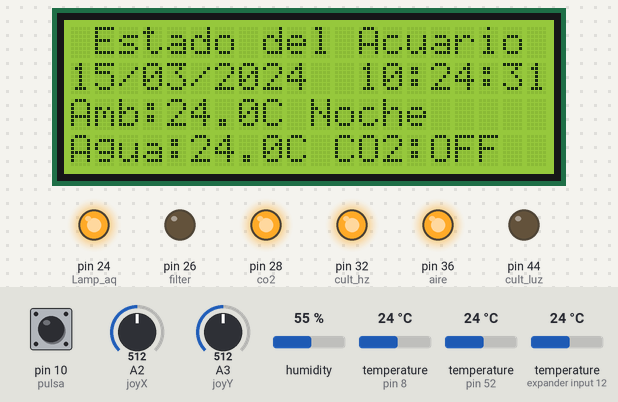
The sketch below on a simulated Arduino Mega 2560, built with avr-gcc and run on an emulated ATmega2560. On the bench: 20×4 character LCD, output pins drawn as LEDs (lit = HIGH). Inputs (shaded band) come from the test bench; at power-on: pin 10 (pulsa) HIGH, A2 (joyX) = 512, A3 (joyY) = 512, humidity 55 %, temperature (sensors on pin 8, pin 52, expander input 12) 24 °C. The local clock reads 2024-03-15 10:24:30 at power-on unless the sketch sets it; what the sketch prints to the serial monitor is not drawn.

Above: at 2.6 s.
2.7 s: pin 10 (pulsa) pulled LOW for 1.45 s
At 5.6 s:
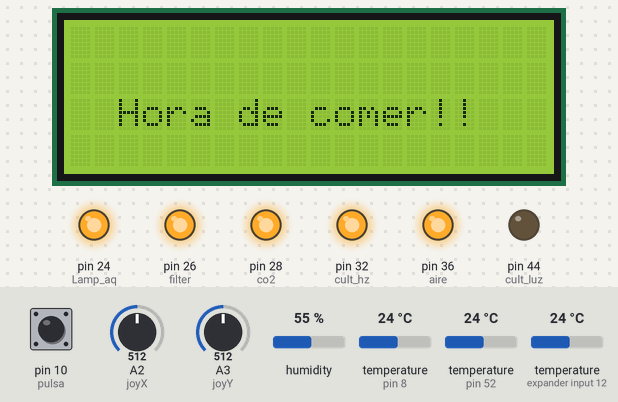
Timing chart, 0 to 7.1 s (numbered marks = the images above; inputs shaded):
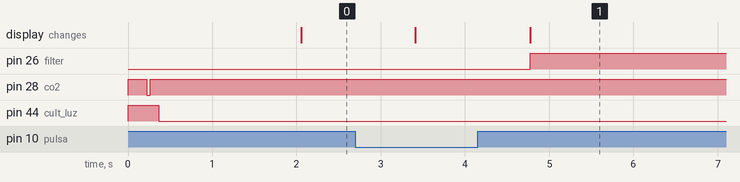

The sketch:

intento9.ino
```cpp
#include <Wire.h>    //  libreria para interfaz I2C
#include "RTClib.h"   //  libreria para el manejo del modulo RTC
#include <Time.h>
#include <TimeAlarms.h>
#include <OneWire.h>
#include <DallasTemperature.h>
#include <LCD.h>			// libreria para funciones de LCD
#include <LiquidCrystal_I2C.h>		// libreria para LCD por I2C
#include <DHT.h>    // importa la Librerias DHT
#include <DHT_U.h>


RTC_DS3231 rtc; // crea objeto del tipo RTC_DS3231

char daysOfTheWeek[7][4] = {"Dom", "Lun", "Mar", "Mie", "Jue", "Vie", "Sab"};

//valores para el joystick
#define joyX A2
#define joyY A3
#define pulsa 10//falta definir el pin10 que tiene conectado el SW del joystick con la resistencia de 10k instalada
int bomba;

//indicador de pantalla
int pant = 1;


//creacion objeto pantalla LCD
LiquidCrystal_I2C lcd (0x27, 2, 1, 0, 4, 5, 6, 7); // DIR, E, RW, RS, D4, D5, D6, D7

// Water proof and ambient sensor DS18B20
#define ONE_WIRE_BUS 8
OneWire oneWire(ONE_WIRE_BUS);
DallasTemperature sensors(&oneWire);
// Aquarium status
float aquariumTemp;
float ambientTemp;

uint8_t sensor1[8] = {0x28, 0x20, 0x81, 0x83, 0x29, 0x20, 0x01, 0x7A};
uint8_t sensor2[8] = {0x28, 0xAA, 0x21, 0x57, 0x13, 0x13, 0x02, 0x4D};


// pines digitales para control de reles
#define Lamp_aq 24    // lampara Ciclo
#define filter 26    // Filtro Canister
#define co2 28     //  CO2 selenoide


String momento; // variable de control para el proceso de Apagado de Luces

String CO2= "OFF"; // flag del CO2


//***********Variables para la definicion de Horarios del Acuario


//Hora de comienzo del dia
int horaPrender = 11;
int minutoPrender = 30;
int horaco2  = horaPrender-2;
int minutoco2 = minutoPrender;

//Hora de fin del dia
int horaApagar = 20;
int minutoApagar = 30;

//******************Variables del Indoor Growing********************

int cult_sensor = 52;
DHT dht(cult_sensor, DHT22);
float Temp_cult;
float Hum_cult;
String estado;
String Vent = "ON";
String air_flag = "OFF";
// pines digitales para control de reles

#define aire 36     // Corriente de los extractores
#define cult_hz 32   //Humificador /futuro ozono
#define cult_luz 44    // Lampara

//Hora del Sol
int horasol =  8;
int minutosol = 00;

//Hora de la Luna
int horaluna = 22;
int minutoLuna = 00;

int tiempocomida = 2;

// Valores ambientales ideales
float hum_min = 50.0;
float hum_max =65.0;
float Temp_min = 15.5;
float Temp_max = 27.0;


void setup () {
 Serial.begin(9600);    // inicializa comunicacion serie a 9600 bps
 pinMode(co2, OUTPUT);   // pin 22 para las luces secundarias
 pinMode(Lamp_aq, OUTPUT);  //pin 24 lampara ciclo
 pinMode(filter, OUTPUT);
 pinMode(pulsa, INPUT);		// pulsador como entrada

 // variables de los reles del indoor
 pinMode(aire, OUTPUT);  // pin 50 como salida
 pinMode(cult_luz, OUTPUT);  // pin 44 como salida
 pinMode(cult_hz, OUTPUT);  // pin 42 como salida


//Definiciones RTC
 if (!rtc.begin())
  {               // si falla la inicializacion del modulo  Serial.println("Modulo RTC no encontrado !");  // muestra mensaje de error
  while (1);         // bucle infinito que detiene ejecucion del programa
  }

//rtc.adjust(DateTime(__DATE__, __TIME__));
// Use only without RTC
// setTime(23,31,0,8,8,2021);
// Sync time lib with RTC
setSyncProvider(getRTCTime);
setSyncInterval(60 * 60 * 4);
Serial.println("Modulo RTC Ajustado !");

//inicializacion de reles
digitalWrite(co2, HIGH);
digitalWrite(Lamp_aq, HIGH);
digitalWrite(filter, LOW);
digitalWrite(aire, HIGH);
digitalWrite(cult_luz, HIGH);
digitalWrite(cult_hz, HIGH);

//inicializando pantalla
lcd.setBacklightPin(3,POSITIVE);	// puerto P3 de PCF8574 como positivo
lcd.setBacklight(HIGH);		// habilita iluminacion posterior de LCD
lcd.begin(20,4);			// 20 columnas por 4 lineas para LCD 2004A
lcd.clear();			// limpia pantalla

// iniciando modulo de temperatura y humedad del cultivo
dht.begin();

//inicializando modulos de Temperatura de agua y de ambiente
//sensor_t sensor;
sensors.begin();

//inicializacion de funciones para primeras variables

sendstatus();
Statusol();
Statusol_cult();
encendidos();
readSensors();
amb_indoor();
est_indur();
lcdstatus();

}

void loop ()
{
  int xValue = analogRead(joyX);
  int yValue = analogRead(joyY);
  bomba = digitalRead(pulsa);
  if (yValue>=0 && yValue<=380)
   {
    lcd.clear();
    //lcd.setCursor(0,0);
    scr_aqua();
   }
  if (xValue>=0 && xValue<=380)
  {
    lcd.clear();
    //lcd.setCursor(0,0);
    scr_aqua();
  }
  if (xValue>=630 && xValue<=1023)
   {
     lcd.clear();
     //lcd.setCursor(0,0);
     scr_indur();
   }

  if (yValue>=630 && yValue<=1023)
   {
     lcd.clear();
     //lcd.setCursor(0,0);
     scr_indur();
   }
  if (pant == 1) scr_aqua();
  if (pant == 2) scr_indur();
  if (pant==1 && bomba==0) filtro();
  Alarm.delay(500);           // demora de 0.5 segundos
}
//estado del lcd luego de un reinicio fuera de horario
void lcdstatus()
{
  int  hr = hour();
  int  mini = minute();
  if ((hr>= 23 && mini>= 30) || (hr<= 8 && mini<= 30)) lcdoff();
}

void Statusol()
{
  int  hr = hour();
  int  mini = minute();
  //estas variables internas convierten todas las horas en segundos para evaluar la duracion
  // de los periodos de amanecer y atardecer en base al tiempo disponible antes de la siguiente alarma
  unsigned long int diff;
  unsigned long sec_now = (unsigned long) hr*3600 + (unsigned long) mini*60;
  unsigned long sec_on = (unsigned long)horaPrender*3600 + (unsigned long)minutoPrender*60;
  unsigned long sec_co2 = (unsigned long)horaco2*3600 + (unsigned long)minutoco2*60;
  unsigned long sec_off = (unsigned long)horaApagar*3600 + (unsigned long)minutoApagar*60;
  Serial.println(sec_off);
  Serial.println(sec_now);
  Serial.println(sec_on);
  Serial.println("Paso a verificar el estdo de luces");
  if(sec_now > sec_co2 && sec_now < sec_off)
    {
      Dia_CO2();
      Serial.println("paso a encender el co2");

    }
  if(sec_now > sec_on && sec_now < sec_off)
    {
      Dia();
      return;
    }
  else Noche();
  return;
}
void Statusol_cult()
{
  int  hr = hour();
  int  mini = minute();
  //estas variables internas convierten todas las horas en segundos para evaluar la duracion
  // de los periodos de amanecer y atardecer en base al tiempo disponible antes de la siguiente alarma
  unsigned long int diff;
  unsigned long sec_now = (unsigned long) hr*3600 + (unsigned long) mini*60;
  unsigned long cult_on = (unsigned long)horasol*3600 + (unsigned long)minutosol*60;
  unsigned long cult_off = (unsigned long)horaluna*3600 + (unsigned long)minutoLuna*60;
  Serial.println("Paso a verificar el estdo de luces del cultivo");
  Serial.print(sec_now);
  Serial.println(" seg ahora");
  Serial.print(cult_on);
  Serial.println("seg ON");
  Serial.print(cult_off);
  Serial.println("seg OFF");
  //if((sec_now > cult_on && sec_now < 86340)||(sec_now < cult_off))
  if(sec_now > cult_on && sec_now < cult_off)
    {
      Dia_cult();
      Serial.println("Entro en el dia");
      return;
    }
  else Noche_cult();
       Serial.println("Entro en la noche");
  return;
}
void sendstatus()
{
  DateTime now = rtc.now();
  Serial.print("LOG");
  Serial.print("||");
  Serial.print(now.year(), DEC);
  Serial.print('/');
  Serial.print(now.month(), DEC);
  Serial.print('/');
  Serial.print(now.day(), DEC);
  Serial.print(" (");
  Serial.print(daysOfTheWeek[now.dayOfTheWeek()]);
  Serial.print(") ");
  Serial.print(now.hour(), DEC);
  Serial.print(':');
  Serial.print(now.minute(), DEC);
  Serial.print(':');
  Serial.print(now.second(), DEC);
  Serial.print("|Ambiente: ");
  Serial.print(ambientTemp,1);
  Serial.print("C|Acuario: ");
  Serial.print(aquariumTemp,1);
  Serial.println(" C");
  Serial.print("Temp de cultivo: ");
  Serial.print(Temp_cult);
  Serial.print(" C||Humedad de Cultivo: ");
  Serial.println(Hum_cult);
  Serial.print("||Estado luz: ");
  Serial.print(estado);
  Serial.print("||vent: ");
  Serial.println(Vent);
  //return;
}

void scr_indur()
{
  pant=2;
  DateTime now = rtc.now();
  readSensors();
  lcd.setCursor(0, 0);
  lcd.print(" Estado del Cultivo");
  lcd.setCursor(0, 1);
  if (now.day() < 10)  lcd.print('0');
  lcd.print(now.day(), DEC);
  lcd.print('/');
  if (now.month() < 10)  lcd.print('0');
  lcd.print(now.month(), DEC);
  lcd.print('/');
  lcd.print(now.year(), DEC);
  lcd.print("  ");
  if (now.hour() < 10)  lcd.print('0');
  lcd.print(now.hour(), DEC);
  lcd.print(':');
  if (now.minute() < 10)  lcd.print('0');
  lcd.print(now.minute(), DEC);
  lcd.print(':');
  if (now.second() < 10)  lcd.print('0');
  lcd.print(now.second(), DEC);
  lcd.setCursor(0, 2);
  lcd.print("Amb:");
  lcd.print(ambientTemp,1);
  lcd.print("C/Cul:");
  lcd.print(Temp_cult,1);
  lcd.print("C");
  lcd.setCursor(0, 3);
  lcd.print("Hum:");
  lcd.print(Hum_cult,1);
  lcd.print("%");
  lcd.print("Vent:");
  lcd.print(Vent); //se debe imprimir el estado de los ventiladores
  lcd.noCursor();			// oculta cursor
  //return;
}

void scr_aqua()
{
  pant=1;
  DateTime now = rtc.now();
  readSensors();
  lcd.setCursor(0, 0);
  lcd.print(" Estado del Acuario");
  lcd.setCursor(0, 1);
  if (now.day() < 10)  lcd.print('0');
  lcd.print(now.day(), DEC);
  lcd.print('/');
  if (now.month() < 10)  lcd.print('0');
  lcd.print(now.month(), DEC);
  lcd.print('/');
  lcd.print(now.year(), DEC);
  lcd.print("  ");
  if (now.hour() < 10)  lcd.print('0');
  lcd.print(now.hour(), DEC);
  lcd.print(':');
  if (now.minute() < 10)  lcd.print('0');
  lcd.print(now.minute(), DEC);
  lcd.print(':');
  if (now.second() < 10)  lcd.print('0');
  lcd.print(now.second(), DEC);
  lcd.setCursor(0, 2);
  lcd.print("Amb:");
  lcd.print(ambientTemp,1);
  lcd.print("C ");
  lcd.print(momento);
  lcd.setCursor(0, 3);
  lcd.print("Agua:");
  lcd.print(aquariumTemp,1);
  lcd.print("C");
  lcd.print(" CO2:");
  lcd.print(CO2);
  lcd.noCursor();			// oculta cursor
  //return;
}
void filtro()
{
  lcd.clear();
  lcd.setCursor(0, 2);
  lcd.print("  Hora de comer!!");
  digitalWrite(filter, HIGH);
  Alarm.delay(tiempocomida*60000);
  lcd.clear();
  lcd.println("   Hora de comer");
  lcd.print("     finaliazda!!");
  digitalWrite(filter, LOW);
}
void readSensors()
{
  // obtencion de valor de temperatura
  sensors.requestTemperatures();
  ambientTemp = sensors.getTempC(sensor1);
  aquariumTemp = sensors.getTempC(sensor2);
}


void Dia()
{
  momento = "Dia  ";
  digitalWrite(Lamp_aq, LOW);
  Serial.println("Dia");
}
void Dia_CO2()
{
  CO2 = "ON ";
  digitalWrite(co2, LOW);
  Serial.println("CO2 encendido");
}

void Noche()
{
   momento = "Noche";
   CO2 = "OFF";
   digitalWrite(co2, HIGH);
   digitalWrite(Lamp_aq, HIGH);
   Serial.println(" Noche");
  }
void lcdoff()
{
  lcd.setBacklight(LOW);
  }
void lcdon()
{
  lcd.setBacklight(HIGH);
  }

void encendidos() {
  Alarm.alarmRepeat(horaPrender, minutoPrender, 0, Dia);
  Alarm.alarmRepeat(horaco2, minutoco2, 0, Dia_CO2);
  Alarm.alarmRepeat(horaApagar, minutoApagar, 0, Noche);
  Alarm.alarmRepeat(23, 00, 0, lcdoff);
  Alarm.alarmRepeat(8, 00, 0, lcdon);
  Alarm.timerRepeat(10, readSensors);
  Alarm.timerRepeat(10, sendstatus);
  Serial.println("Paso a setear las alarmas");
}
//**************Funciones del Indoor
void amb_indoor(){
  Temp_cult = dht.readTemperature();  // obtencion de valor de temperatura cultivo
  Hum_cult = dht.readHumidity();   // obtencion de valor de humedad cultivo
}
void Dia_cult()
{
  estado = "Sol";
  digitalWrite(cult_luz, LOW);
  Serial.println("es de dia");


}

void Noche_cult()
{
   estado = "Luna";
   digitalWrite(cult_luz, HIGH);
   Serial.println("es de noche");
}

/*void airon()
{
  Vent = "ON ";
  digitalWrite(cult_aire, LOW);
}

void airoff()
{
   Vent = "OFF";
   digitalWrite(cult_aire, HIGH);
  }

void tempumcont()
{
  Serial.println("entra al control de ambiente");
 if (air_flag == "OFF" && (Temp_cult > Temp_max || Hum_cult > hum_max) )
    {
      Serial.println("bajar temp o hum");
      airon();
      return;
    }
  if (Temp_cult <= Temp_min && Hum_cult <= hum_min && air_flag == "OFF" )
    {
      Serial.println("temp o hum ok");
      airoff();
      return;
    }
}

void air_renew_fin()
{
   Vent = "OFF";
   digitalWrite(cult_aire, HIGH);
   air_flag="OFF";
   Serial.println("Fin de Renovacion de Aire");
}

void air_renew ()
{
    air_flag="ON";
    Serial.println("Aire programado");
    airon();
    Alarm.timerOnce(180, air_renew_fin);
}*/

void est_indur() {
  Alarm.alarmRepeat(horasol, minutosol, 0, Dia_cult);
  Alarm.alarmRepeat(horaluna, minutoLuna, 0, Noche_cult);
  Alarm.timerRepeat(10, amb_indoor);
  //Alarm.timerRepeat(60, air_renew);
  //Alarm.timerRepeat(60, tempumcont);
  Serial.println("Paso a setear las alarmas del indoor");
}
// Funcion de Setting del RTC
time_t getRTCTime() {
  DateTime now = rtc.now();
  Serial.println("Sync RTC time");
  return now.unixtime();
}
```

Measured:
- after the input at 2.7 s, pin 26 (filter): LOW → HIGH after 2.1 s; the display: first differs from a run without the input after 2.1 s (image 1)
